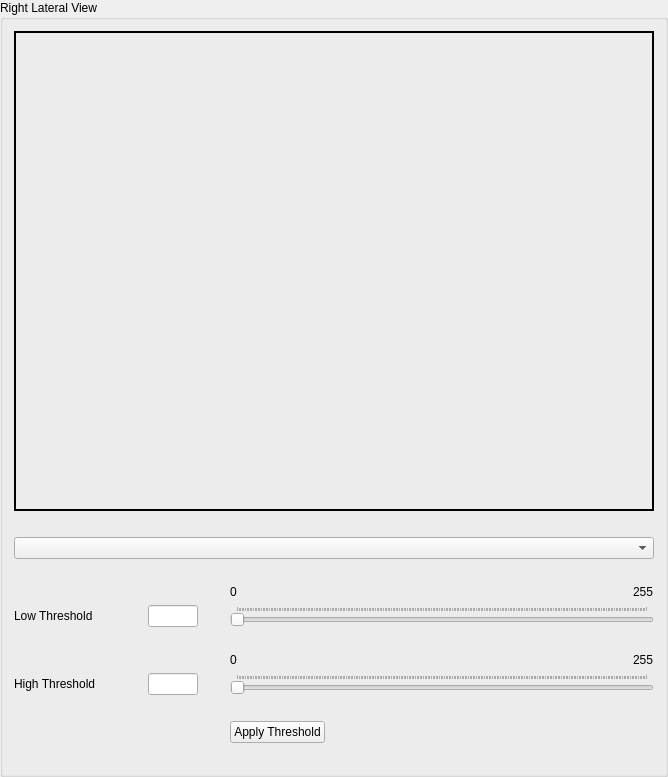
         <widget class="QGroupBox" name="groupBox_2">
          <property name="title">
           <string>Right Lateral View</string>
          </property>
          <layout class="QGridLayout" name="gridLayout_4">
           <item row="7" column="4">
            <widget class="QLabel" name="label_19">
             <property name="sizePolicy">
              <sizepolicy hsizetype="Fixed" vsizetype="Fixed">
               <horstretch>0</horstretch>
               <verstretch>0</verstretch>
              </sizepolicy>
             </property>
             <property name="text">
              <string>0</string>
             </property>
            </widget>
           </item>
           <item row="5" column="3">
            <spacer name="horizontalSpacer_8">
             <property name="orientation">
              <enum>Qt::Horizontal</enum>
             </property>
             <property name="sizeType">
              <enum>QSizePolicy::Fixed</enum>
             </property>
             <property name="sizeHint" stdset="0">
              <size>
               <width>20</width>
               <height>20</height>
              </size>
             </property>
            </spacer>
           </item>
           <item row="12" column="0">
            <spacer name="verticalSpacer_9">
             <property name="orientation">
              <enum>Qt::Vertical</enum>
             </property>
             <property name="sizeType">
              <enum>QSizePolicy::Fixed</enum>
             </property>
             <property name="sizeHint" stdset="0">
              <size>
               <width>20</width>
               <height>20</height>
              </size>
             </property>
            </spacer>
           </item>
           <item row="9" column="0">
            <spacer name="verticalSpacer_10">
             <property name="orientation">
              <enum>Qt::Vertical</enum>
             </property>
             <property name="sizeType">
              <enum>QSizePolicy::Fixed</enum>
             </property>
             <property name="sizeHint" stdset="0">
              <size>
               <width>20</width>
               <height>20</height>
              </size>
             </property>
            </spacer>
           </item>
           <item row="8" column="3">
            <spacer name="horizontalSpacer_10">
             <property name="orientation">
              <enum>Qt::Horizontal</enum>
             </property>
             <property name="sizeType">
              <enum>QSizePolicy::Fixed</enum>
             </property>
             <property name="sizeHint" stdset="0">
              <size>
               <width>20</width>
               <height>20</height>
              </size>
             </property>
            </spacer>
           </item>
           <item row="5" column="0">
            <widget class="QLabel" name="label_15">
             <property name="sizePolicy">
              <sizepolicy hsizetype="Fixed" vsizetype="Fixed">
               <horstretch>0</horstretch>
               <verstretch>0</verstretch>
              </sizepolicy>
             </property>
             <property name="text">
              <string>Low Threshold</string>
             </property>
            </widget>
           </item>
           <item row="8" column="4" colspan="2">
            <widget class="QSlider" name="rightLateralViewHighThreshSlider">
             <property name="maximum">
              <number>255</number>
             </property>
             <property name="orientation">
              <enum>Qt::Horizontal</enum>
             </property>
             <property name="tickPosition">
              <enum>QSlider::TicksAbove</enum>
             </property>
             <property name="tickInterval">
              <number>1</number>
             </property>
            </widget>
           </item>
           <item row="7" column="5" alignment="Qt::AlignRight">
            <widget class="QLabel" name="label_20">
             <property name="sizePolicy">
              <sizepolicy hsizetype="Fixed" vsizetype="Fixed">
               <horstretch>0</horstretch>
               <verstretch>0</verstretch>
              </sizepolicy>
             </property>
             <property name="text">
              <string>255</string>
             </property>
            </widget>
           </item>
           <item row="8" column="0">
            <widget class="QLabel" name="label_18">
             <property name="sizePolicy">
              <sizepolicy hsizetype="Fixed" vsizetype="Fixed">
               <horstretch>0</horstretch>
               <verstretch>0</verstretch>
              </sizepolicy>
             </property>
             <property name="text">
              <string>High Threshold</string>
             </property>
            </widget>
           </item>
           <item row="4" column="4">
            <widget class="QLabel" name="label_16">
             <property name="sizePolicy">
              <sizepolicy hsizetype="Fixed" vsizetype="Fixed">
               <horstretch>0</horstretch>
               <verstretch>0</verstretch>
              </sizepolicy>
             </property>
             <property name="text">
              <string>0</string>
             </property>
            </widget>
           </item>
           <item row="4" column="5" alignment="Qt::AlignRight">
            <widget class="QLabel" name="label_17">
             <property name="sizePolicy">
              <sizepolicy hsizetype="Fixed" vsizetype="Fixed">
               <horstretch>0</horstretch>
               <verstretch>0</verstretch>
              </sizepolicy>
             </property>
             <property name="text">
              <string>255</string>
             </property>
            </widget>
           </item>
           <item row="5" column="2">
            <widget class="QLineEdit" name="rightLateralViewLowThreshField">
             <property name="sizePolicy">
              <sizepolicy hsizetype="Fixed" vsizetype="Fixed">
               <horstretch>0</horstretch>
               <verstretch>0</verstretch>
              </sizepolicy>
             </property>
             <property name="maximumSize">
              <size>
               <width>50</width>
               <height>30</height>
              </size>
             </property>
            </widget>
           </item>
           <item row="1" column="0">
            <spacer name="verticalSpacer_7">
             <property name="orientation">
              <enum>Qt::Vertical</enum>
             </property>
             <property name="sizeType">
              <enum>QSizePolicy::Fixed</enum>
             </property>
             <property name="sizeHint" stdset="0">
              <size>
               <width>20</width>
               <height>20</height>
              </size>
             </property>
            </spacer>
           </item>
           <item row="5" column="4" colspan="2">
            <widget class="QSlider" name="rightLateralViewLowThreshSlider">
             <property name="sizePolicy">
              <sizepolicy hsizetype="MinimumExpanding" vsizetype="Fixed">
               <horstretch>0</horstretch>
               <verstretch>0</verstretch>
              </sizepolicy>
             </property>
             <property name="maximum">
              <number>255</number>
             </property>
             <property name="orientation">
              <enum>Qt::Horizontal</enum>
             </property>
             <property name="tickPosition">
              <enum>QSlider::TicksAbove</enum>
             </property>
             <property name="tickInterval">
              <number>1</number>
             </property>
            </widget>
           </item>
           <item row="8" column="1">
            <spacer name="horizontalSpacer_9">
             <property name="orientation">
              <enum>Qt::Horizontal</enum>
             </property>
             <property name="sizeType">
              <enum>QSizePolicy::Fixed</enum>
             </property>
             <property name="sizeHint" stdset="0">
              <size>
               <width>40</width>
               <height>20</height>
              </size>
             </property>
            </spacer>
           </item>
           <item row="6" column="0">
            <spacer name="verticalSpacer_8">
             <property name="orientation">
              <enum>Qt::Vertical</enum>
             </property>
             <property name="sizeType">
              <enum>QSizePolicy::Fixed</enum>
             </property>
             <property name="sizeHint" stdset="0">
              <size>
               <width>20</width>
               <height>20</height>
              </size>
             </property>
            </spacer>
           </item>
           <item row="3" column="0">
            <spacer name="verticalSpacer_25">
             <property name="orientation">
              <enum>Qt::Vertical</enum>
             </property>
             <property name="sizeType">
              <enum>QSizePolicy::Fixed</enum>
             </property>
             <property name="sizeHint" stdset="0">
              <size>
               <width>20</width>
               <height>20</height>
              </size>
             </property>
            </spacer>
           </item>
           <item row="5" column="1">
            <spacer name="horizontalSpacer_7">
             <property name="orientation">
              <enum>Qt::Horizontal</enum>
             </property>
             <property name="sizeType">
              <enum>QSizePolicy::Fixed</enum>
             </property>
             <property name="sizeHint" stdset="0">
              <size>
               <width>40</width>
               <height>20</height>
              </size>
             </property>
            </spacer>
           </item>
           <item row="8" column="2">
            <widget class="QLineEdit" name="rightLateralViewHighThreshField">
             <property name="sizePolicy">
              <sizepolicy hsizetype="Fixed" vsizetype="Fixed">
               <horstretch>0</horstretch>
               <verstretch>0</verstretch>
              </sizepolicy>
             </property>
             <property name="maximumSize">
              <size>
               <width>50</width>
               <height>30</height>
              </size>
             </property>
            </widget>
           </item>
           <item row="0" column="0" colspan="6" alignment="Qt::AlignHCenter">
            <widget class="QLabel" name="rightLateralViewEdgeImageLabel">
             <property name="sizePolicy">
              <sizepolicy hsizetype="Fixed" vsizetype="Fixed">
               <horstretch>0</horstretch>
               <verstretch>0</verstretch>
              </sizepolicy>
             </property>
             <property name="minimumSize">
              <size>
               <width>640</width>
               <height>480</height>
              </size>
             </property>
             <property name="frameShape">
              <enum>QFrame::WinPanel</enum>
             </property>
             <property name="text">
              <string/>
             </property>
            </widget>
           </item>
           <item row="10" column="4">
            <widget class="QPushButton" name="rightLateralViewThreshApplyButton">
             <property name="text">
              <string>Apply Threshold</string>
             </property>
            </widget>
           </item>
           <item row="2" column="0" colspan="6">
            <widget class="QComboBox" name="rightLateralViewEdgeAlgo"/>
           </item>
          </layout>
         </widget>
